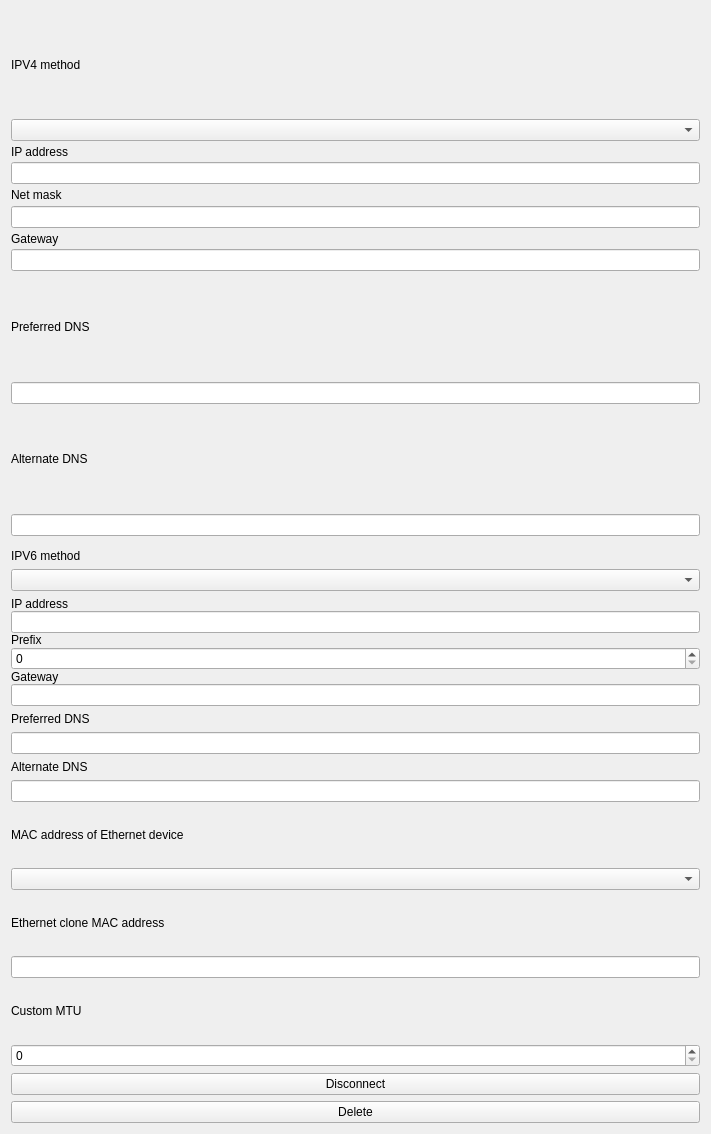
<?xml version="1.0" encoding="UTF-8"?>
<ui version="4.0">
 <class>CommSettingWidget</class>
 <widget class="QWidget" name="CommSettingWidget">
  <property name="geometry">
   <rect>
    <x>0</x>
    <y>0</y>
    <width>711</width>
    <height>1134</height>
   </rect>
  </property>
  <property name="windowTitle">
   <string>CommSettingWidget</string>
  </property>
  <layout class="QVBoxLayout" name="verticalLayout_4">
   <item>
    <layout class="QVBoxLayout" name="ipv4Layout">
     <property name="spacing">
      <number>0</number>
     </property>
     <item>
      <layout class="QVBoxLayout" name="verticalLayout_2">
       <property name="spacing">
        <number>0</number>
       </property>
       <item>
        <widget class="QLabel" name="label_18">
         <property name="text">
          <string>IPV4 method</string>
         </property>
        </widget>
       </item>
       <item>
        <widget class="QComboBox" name="ipv4Method"/>
       </item>
      </layout>
     </item>
     <item>
      <widget class="QWidget" name="ipv4Manual" native="true">
       <layout class="QVBoxLayout" name="verticalLayout">
        <property name="spacing">
         <number>0</number>
        </property>
        <property name="leftMargin">
         <number>0</number>
        </property>
        <property name="topMargin">
         <number>0</number>
        </property>
        <property name="rightMargin">
         <number>0</number>
        </property>
        <property name="bottomMargin">
         <number>0</number>
        </property>
        <item>
         <widget class="QLabel" name="label">
          <property name="text">
           <string>IP address</string>
          </property>
         </widget>
        </item>
        <item>
         <widget class="QLineEdit" name="ipv4Address"/>
        </item>
        <item>
         <widget class="QLabel" name="label_2">
          <property name="text">
           <string>Net mask</string>
          </property>
         </widget>
        </item>
        <item>
         <widget class="QLineEdit" name="ipv4Netmask"/>
        </item>
        <item>
         <widget class="QLabel" name="label_3">
          <property name="text">
           <string>Gateway</string>
          </property>
         </widget>
        </item>
        <item>
         <widget class="QLineEdit" name="ipv4Gateway"/>
        </item>
       </layout>
      </widget>
     </item>
    </layout>
   </item>
   <item>
    <layout class="QVBoxLayout" name="verticalLayout_6">
     <item>
      <widget class="QLabel" name="label_16">
       <property name="text">
        <string>Preferred DNS</string>
       </property>
      </widget>
     </item>
     <item>
      <widget class="QLineEdit" name="ipv4PreferredDNS"/>
     </item>
     <item>
      <widget class="QLabel" name="label_14">
       <property name="text">
        <string>Alternate DNS</string>
       </property>
      </widget>
     </item>
     <item>
      <widget class="QLineEdit" name="ipv4AlternateDNS"/>
     </item>
    </layout>
   </item>
   <item>
    <widget class="QWidget" name="ipv6Widget" native="true">
     <layout class="QVBoxLayout" name="ipv6Layout">
      <property name="spacing">
       <number>6</number>
      </property>
      <property name="leftMargin">
       <number>0</number>
      </property>
      <property name="topMargin">
       <number>0</number>
      </property>
      <property name="rightMargin">
       <number>0</number>
      </property>
      <property name="bottomMargin">
       <number>0</number>
      </property>
      <item>
       <layout class="QVBoxLayout" name="verticalLayout_18">
        <property name="spacing">
         <number>0</number>
        </property>
        <item>
         <widget class="QLabel" name="label_22">
          <property name="text">
           <string>IPV6 method</string>
          </property>
         </widget>
        </item>
        <item>
         <widget class="QComboBox" name="ipv6Method"/>
        </item>
       </layout>
      </item>
      <item>
       <widget class="QWidget" name="ipv6Manual" native="true">
        <layout class="QVBoxLayout" name="verticalLayout_3">
         <property name="spacing">
          <number>0</number>
         </property>
         <property name="leftMargin">
          <number>0</number>
         </property>
         <property name="topMargin">
          <number>0</number>
         </property>
         <property name="rightMargin">
          <number>0</number>
         </property>
         <property name="bottomMargin">
          <number>0</number>
         </property>
         <item>
          <widget class="QLabel" name="label_4">
           <property name="text">
            <string>IP address</string>
           </property>
          </widget>
         </item>
         <item>
          <widget class="QLineEdit" name="ipv6Address"/>
         </item>
         <item>
          <widget class="QLabel" name="label_5">
           <property name="text">
            <string>Prefix</string>
           </property>
          </widget>
         </item>
         <item>
          <widget class="QSpinBox" name="ipv6Prefix"/>
         </item>
         <item>
          <widget class="QLabel" name="label_6">
           <property name="text">
            <string>Gateway</string>
           </property>
          </widget>
         </item>
         <item>
          <widget class="QLineEdit" name="ipv6Gateway"/>
         </item>
        </layout>
       </widget>
      </item>
      <item>
       <layout class="QVBoxLayout" name="verticalLayout_7">
        <item>
         <widget class="QLabel" name="label_15">
          <property name="text">
           <string>Preferred DNS</string>
          </property>
         </widget>
        </item>
        <item>
         <widget class="QLineEdit" name="ipv6PreferredDNS"/>
        </item>
        <item>
         <widget class="QLabel" name="label_17">
          <property name="text">
           <string>Alternate DNS</string>
          </property>
         </widget>
        </item>
        <item>
         <widget class="QLineEdit" name="ipv6AlternateDNS"/>
        </item>
       </layout>
      </item>
     </layout>
    </widget>
   </item>
   <item>
    <widget class="QWidget" name="ethernet" native="true">
     <layout class="QVBoxLayout" name="verticalLayout_5">
      <property name="spacing">
       <number>6</number>
      </property>
      <property name="leftMargin">
       <number>0</number>
      </property>
      <property name="topMargin">
       <number>0</number>
      </property>
      <property name="rightMargin">
       <number>0</number>
      </property>
      <property name="bottomMargin">
       <number>0</number>
      </property>
      <item>
       <widget class="QLabel" name="label_19">
        <property name="text">
         <string>MAC address of Ethernet device</string>
        </property>
       </widget>
      </item>
      <item>
       <widget class="QComboBox" name="deviceMac"/>
      </item>
      <item>
       <widget class="QLabel" name="label_20">
        <property name="text">
         <string>Ethernet clone MAC address</string>
        </property>
       </widget>
      </item>
      <item>
       <widget class="QLineEdit" name="cloneDeviceMac"/>
      </item>
      <item>
       <layout class="QHBoxLayout" name="mtuLayout">
        <item>
         <widget class="QLabel" name="label_23">
          <property name="text">
           <string>Custom MTU</string>
          </property>
         </widget>
        </item>
        <item>
         <spacer name="horizontalSpacer_5">
          <property name="orientation">
           <enum>Qt::Horizontal</enum>
          </property>
          <property name="sizeHint" stdset="0">
           <size>
            <width>40</width>
            <height>20</height>
           </size>
          </property>
         </spacer>
        </item>
       </layout>
      </item>
      <item>
       <widget class="QSpinBox" name="customMTU"/>
      </item>
     </layout>
    </widget>
   </item>
   <item>
    <layout class="QHBoxLayout" name="horizontalLayout">
     <item>
      <widget class="QPushButton" name="disconnectButton">
       <property name="text">
        <string>Disconnect</string>
       </property>
      </widget>
     </item>
    </layout>
   </item>
   <item>
    <layout class="QHBoxLayout" name="horizontalLayout_2">
     <item>
      <widget class="QPushButton" name="deleteButton">
       <property name="text">
        <string>Delete</string>
       </property>
      </widget>
     </item>
    </layout>
   </item>
  </layout>
 </widget>
 <resources/>
 <connections/>
</ui>
